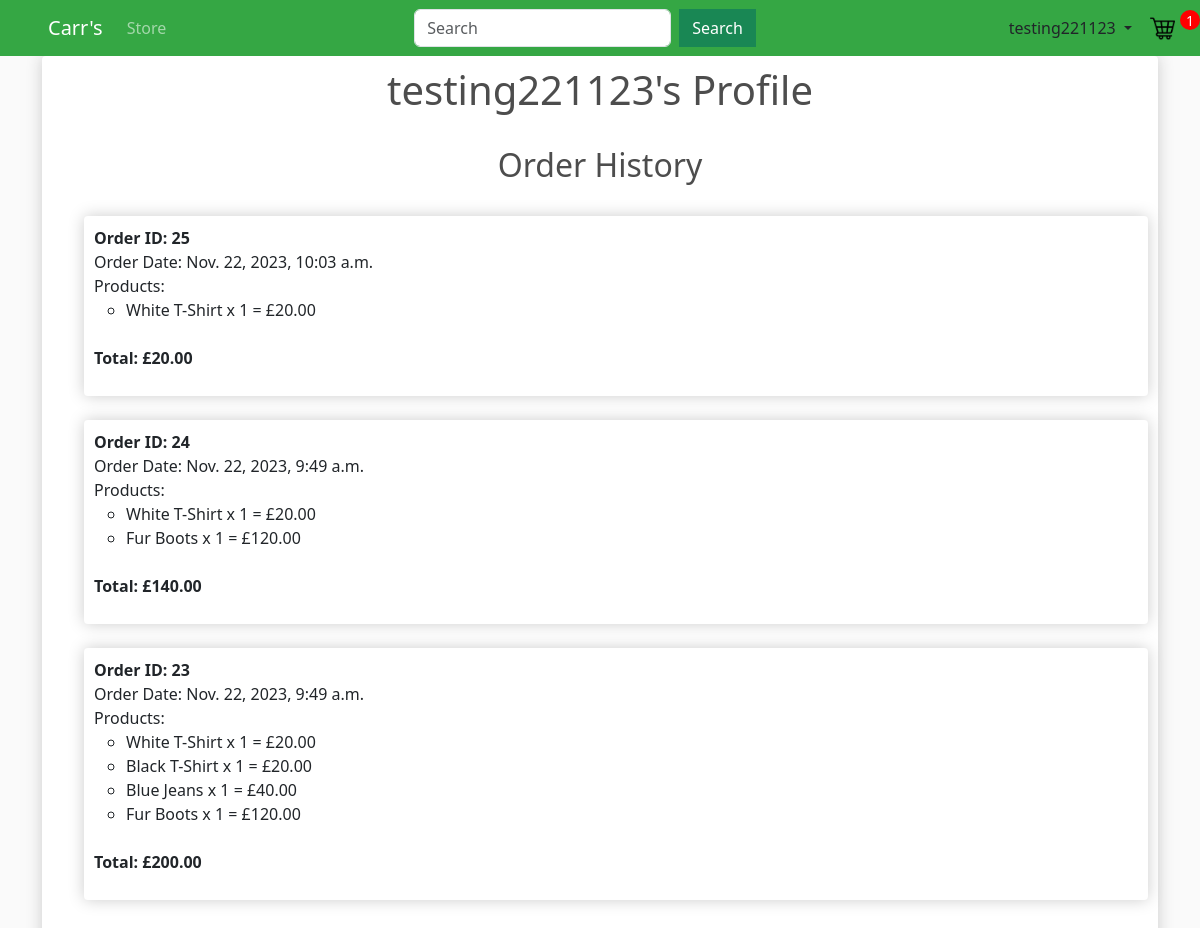
Screenshot of /profile/ (signed in) with the database file from the repository.
### store/models.py (models this page shows, shortened)
class Order(models.Model):
    customer = models.ForeignKey(Customer, on_delete=models.SET_NULL, blank=True, null=True)
    order_date = models.DateTimeField(auto_now_add=True)
    completed = models.BooleanField(default=False, null=True, blank=False)
    transaction_id = models.CharField(max_length=100, null=True)
    products = models.ManyToManyField(Product, through="OrderItem") #Many to many relationship with OrderItem. This ensures each order can have a variety of products.
    def get_order_total(self):
        orderitems=self.orderitem_set.all()
        total=sum([item.get_total for item in orderitems])
        return total
    @property
    def get_order_items(self):
        return self.orderitem_set.all()
    @property
    def get_cart_items(self):
        orderitems = self.orderitem_set.all()
        total = sum([item.quantity for item in orderitems])
        return total

class OrderItem(models.Model):
    product = models.ForeignKey(Product, on_delete=models.SET_NULL, blank=True, null=True)
    order = models.ForeignKey(Order, on_delete=models.SET_NULL, blank=True, null=True)
    quantity = models.IntegerField(default=0, null=True, blank=True)
    date_added = models.DateField(auto_now_add=True)
    @property
    def get_total(self):
        total = self.product.price * self.quantity
        return total

class Product(models.Model):
    name = models.CharField(max_length=100, null=True)
    description = models.CharField(max_length=300, null=True)
    price = models.FloatField()
    image = models.ImageField(null=True, blank=True)

### store/views.py (the view)
# urls.py: path('profile/', views.profile, name="profile"),
def profile(request):
    if request.user.is_authenticated:
        customer=request.user.customer
        order, created = Order.objects.get_or_create(customer=customer, completed=False)
        items = order.orderitem_set.all()
        cartItems = order.get_cart_items
        orders=customer.get_orders()
    else:
        items = []
        order = {"get_cart_total": 0, "get_cart_items": 0}
        cartItems = order['get_cart_items']
        orders=[]
    for order in orders:
        order.total = order.get_order_total()
    products = Product.objects.all()
    context = {'products':products, 'cartItems':cartItems, 'orders':orders, 'customer':customer, }
    return render(request, 'store/profile.html', context)

### store/models.py (called while the page is built)
    def get_orders(self):
        return Order.objects.filter(customer=self).order_by('-order_date')

### store/templates/store/profile.html
{% extends 'store/main.html' %}
{% load static %}
{% block content %}
<div class="box-element">
    <h1 class="text-center">{{ user }}'s Profile</h1>
    <br>
    <section>
        <h2 class="text-center">Order History</h2>
        <br>
        <ul class="order-list">
            {% for order in orders %}
                <div class="box-element">
                    <div class="order-details">
                        <span><strong>Order ID: {{ order.id }}</strong></span>
                        <br>
                        <span class="order-date">Order Date: {{ order.order_date }}</span>
                    </div>
                    <div class="order-items">
                        Products:
                         <ul>
                            {% for order_item in order.get_order_items %}
                            <li>{{ order_item.product.name }} x {{ order_item.quantity }} = £{{order_item.get_total|floatformat:2}}</li>
                            {% endfor %}
                        </ul>
                    </div>
                    <br>
                    <p><strong>Total: £{{order.total|floatformat:2}}</strong></p>
                </div>
                <br>
            {% endfor %}
        </ul>
    </section>
</div>
{% endblock content %}

### store/templates/store/main.html (shortened to what this page needs)
<!DOCTYPE html>
{% load static %}
<html>
    <head>
        <link href="https://cdn.jsdelivr.net/npm/bootstrap@5.3.2/dist/css/bootstrap.min.css" rel="stylesheet">
        <link rel="stylesheet" type="text/css" href="{% static 'css/main.css' %}">
    </head>
    <body>
        <nav class="navbar navbar-expand-lg navbar-dark bg-dark">
            <a class="navbar-brand ms-5" href="{% url 'store' %}">Carr's</a>
            <div class="collapse navbar-collapse" id="navbarSupportedContent">
                <ul class="navbar-nav mr-auto">
                    <li class="nav-item">
                        <a class="nav-link" href="{% url 'store' %}">Store</a>
                    </li>
                </ul>
                <form method="get" class="ms-auto d-flex flex-row align-items-center" action="{% url 'search' %}">
                    <input class="form-control me-2" type="search" placeholder="Search" aria-label="Search" name="query">
                    <button class="btn btn-success" type="submit" >Search</button>
                </form>
                <div class="d-flex align-items-center ms-auto">
                {% if user.is_authenticated %}
                    <div class="dropdown">
                        <button class="btn dropdown-toggle" type="button" id="dropdownMenuButton" data-toggle="dropdown" aria-haspopup="true" aria-expanded="false">
                            {{ user }}
                        </button>
                    </div>
                {% else %}
                    <a href="{% url 'login' %}" class="btn ">Login</a>
                    <a href="{% url 'signup' %}" class="btn ">Register</a>
                {% endif %}
                <a href="{% url 'cart' %}">
                    <img id="cart-icon" src="{% static 'images/trolley.png' %}" class="img-fluid">
                </a>
                <p class="ms-auto" id="cart-total">{{cartItems}}</p>
                </div>
            </div>
        </nav>
        <div class="container">
            {% block content %}
            {% endblock content %}
        </div>
    </body>
</html>

### static/css/main.css (style rules this page uses)
body { background-color: hsl(0, 0%, 98%); }
h1,h2,h3,h4,h5,h6 { color:hsl(0, 0%, 30%); }
.box-element { box-shadow:hsl(0, 0%, 80%) 0 0 16px; background-color: #fff; border-radius: 4px; padding: 10px; }
.bg-dark { background-color: #35a744!important; }
#cart-icon { width:25px; display: inline-block; margin: 5px; }
#cart-total { display: inline-block; text-align: center; color:#fff; background-color: red; width: 20px; height: 20px; border-radius: 50%; font-size: 14px; }
.btn { border-radius: 0; }

### rows the page displays
Order: id "25", order_date "Nov. 22, 2023, 10:03 a.m.", total "20.00"
OrderItem: product.name "White T-Shirt", quantity "1", get_total "20.00"
Order: id "24", order_date "Nov. 22, 2023, 9:49 a.m.", total "140.00"
OrderItem: product.name "White T-Shirt", quantity "1", get_total "20.00"
OrderItem: product.name "Fur Boots", quantity "1", get_total "120.00"
Order: id "23", order_date "Nov. 22, 2023, 9:49 a.m.", total "200.00"
OrderItem: product.name "White T-Shirt", quantity "1", get_total "20.00"
OrderItem: product.name "Black T-Shirt", quantity "1", get_total "20.00"
OrderItem: product.name "Blue Jeans", quantity "1", get_total "40.00"
OrderItem: product.name "Fur Boots", quantity "1", get_total "120.00"

### other values shown
{{ user }} "testing221123"
{{ cartItems }} "1"
